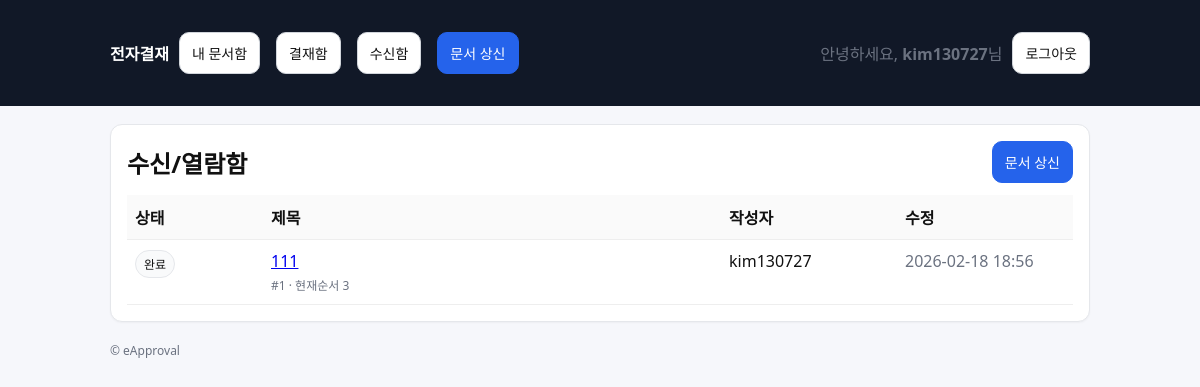
The app's page /approvals/received/ (signed in), older data.
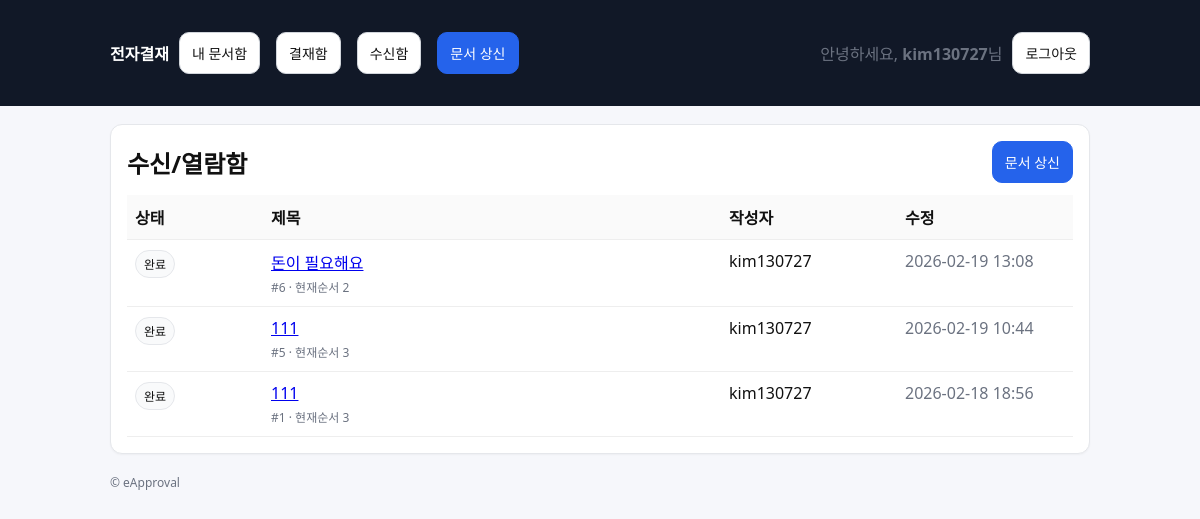
The same page, newer data.
### approvals/models.py (models this page shows, shortened)
class Document(models.Model):
    class Status(models.TextChoices):
        DRAFT = "DRAFT", "임시"
        SUBMITTED = "SUBMITTED", "상신"
        IN_PROGRESS = "IN_PROGRESS", "진행중"
        REJECTED = "REJECTED", "반려"
        COMPLETED = "COMPLETED", "완료"
    title = models.CharField(max_length=200)
    content = models.TextField(blank=True)
    created_by = models.ForeignKey(
        settings.AUTH_USER_MODEL, on_delete=models.PROTECT, related_name="docs_created"
    )
    status = models.CharField(max_length=20, choices=Status.choices, default=Status.DRAFT)
    current_line_order = models.PositiveIntegerField(default=1)
    created_at = models.DateTimeField(auto_now_add=True)
    updated_at = models.DateTimeField(auto_now=True)

### approvals/views.py (the view)
# urls.py: path("approvals/received/", views.received_list, name="received"),
@login_required
def received_list(request):
    docs = received_docs(request.user)
    return render(request, "approvals/doc_list.html", {"title": "수신/열람함", "docs": docs})

### approvals/selectors.py (called while the page is built)
def received_docs(user):
    return (
        Document.objects.filter(
            status=Document.Status.COMPLETED,
            lines__user=user,
            lines__role=DocumentLine.Role.RECEIVE,
        )
        .distinct()
        .order_by("-id")
    )

### templates/approvals/doc_list.html (shortened to what this page needs)
{% extends "base.html" %}
{% block content %}
  <div class="card">
    <div class="row" style="justify-content:space-between;">
      <h2 style="margin:0;">{{ title }}</h2>
      <a class="btn btn-primary" href="{% url 'approvals:doc_create' %}">문서 상신</a>
    </div>
    <div style="margin-top:12px;">
      <table class="table">
        <thead>
          <tr>
            <th style="width:120px;">상태</th>
            <th>제목</th>
            <th style="width:160px;">작성자</th>
            <th style="width:160px;">수정</th>
          </tr>
        </thead>
        <tbody>
        {% for doc in docs %}
          <tr>
            <td><span class="badge">{{ doc.get_status_display }}</span></td>
            <td>
              <a href="{% url 'approvals:doc_detail' doc.id %}">
                {{ doc.title }}
              </a>
              <div class="muted" style="font-size:12px; margin-top:4px;">
                #{{ doc.id }} · 현재순서 {{ doc.current_line_order }}
              </div>
            </td>
            <td>{{ doc.created_by.username }}</td>
            <td class="muted">{{ doc.updated_at|date:"Y-m-d H:i" }}</td>
          </tr>
        {% empty %}
          <tr>
            <td colspan="4" class="muted">문서가 없습니다.</td>
          </tr>
        {% endfor %}
        </tbody>
      </table>
    </div>
  </div>
{% endblock %}

Row changes from the older to the newer data that the page shows:
added Document: status "완료", title "돈이 필요해요", id "6", current_line_order "2", created_by.username "kim130727", updated_at "2026-02-19 13:08"
now on this page (row edited): Document: status "완료", title "111", id "5", current_line_order "3", created_by.username "kim130727", updated_at "2026-02-19 10:44"
